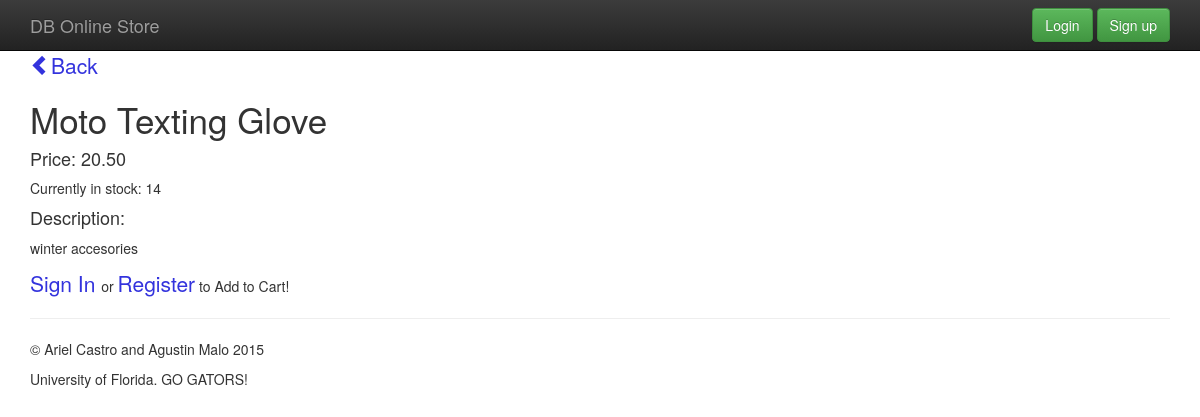
The page /product/13/ on the database its author committed.
### main_store/models.py (models this page shows)
class Product(models.Model):
	name = models.CharField(max_length=100)
	price = models.DecimalField(max_digits=8, decimal_places=2)
	stock_quantity = models.IntegerField()
	description = models.TextField()
	active = models.BooleanField()

### main_store/views.py (the view)
# urls.py: url(r'^product/(?P<id>\d+)/', storeViews.product_detail, name='product_detail'),
def product_detail(request, id):
    print request.method
    print "this ithe id: " + id
    if request.method == 'POST':
        print "Cart is post"
        current_user = request.user
        user_id = current_user.id
        user_profile = UserProfile.objects.get(user_id=user_id)
        productInstance = Product.objects.get(id=id)
        cartObj = Cart(user=user_profile, product=productInstance)
        cart_form = CartForm(data=request.POST,instance=cartObj)
        if cart_form.is_valid():
            print "Cart is valid"
            cart = cart_form.save()
            cart.UserProfile_id = user_profile.id
            cart.product_id = id
            print "checking for null" + cart.product_id
            cart.save()
            return HttpResponseRedirect(reverse('cart'))
    else:
        try:
            product = Product.objects.get(id=id)
            cart_form = CartForm(data=request.POST)
            print "Cart is else"
        except Product.DoesNotExist:
            raise Http404('This item does not exist')
    return render(request, 'products/product_detail.html', {
        'product': product,
        'cart_form': cart_form,
    })

### db_online_store/templates/products/product_detail.html (shortened to what this page needs)
{% extends "base.html" %}
{% block content %}
	<a href="{% url 'index' %}"><span class="glyphicon glyphicon-chevron-left" aria-hidden="true"></span>Back</a>
	<h3>{{product.name | capfirst }}</h3>
	<h4>Price: {{product.price}}</h4>
	<p>Currently in stock: {{ product.stock_quantity }} </p>
	<h4>Description:</h4>
	<p> {{ product.description }} </p>
	{% if user.is_anonymous %}
	<p><a href="{% url 'login' %}">Sign In </a>or <a href="{% url 'register' %}">Register</a> to Add to Cart!</p>
	{% endif %}
{% endblock content %}

### db_online_store/static/main.css (style rules this page uses)
h1, h2, h3 { font-size: 2.5em; }
a { font-size: 1.5em; }
a { text-decoration: none; color: #33D; }
body { padding-top: 50px; padding-bottom: 20px; }

### rows shown on the page
Product: name "Moto Texting Glove", price "20.50", stock_quantity "14", description "winter accesories"
